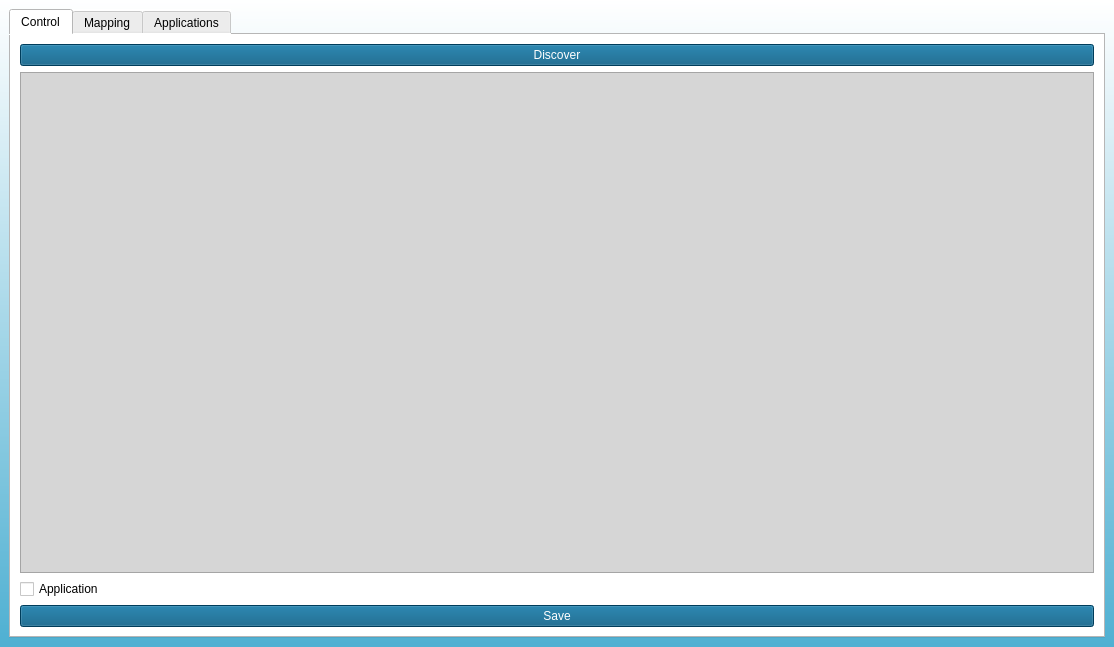
<?xml version="1.0" encoding="UTF-8"?>
<ui version="4.0">
 <class>MainWindow</class>
 <widget class="QMainWindow" name="MainWindow">
  <property name="geometry">
   <rect>
    <x>0</x>
    <y>0</y>
    <width>1114</width>
    <height>647</height>
   </rect>
  </property>
  <property name="sizePolicy">
   <sizepolicy hsizetype="Preferred" vsizetype="Preferred">
    <horstretch>0</horstretch>
    <verstretch>0</verstretch>
   </sizepolicy>
  </property>
  <property name="windowTitle">
   <string>Soma Server</string>
  </property>
  <property name="windowIcon">
   <iconset>
    <normaloff>C:/Users/lenovo/.designer/backup/resx/s_logo.png</normaloff>C:/Users/lenovo/.designer/backup/resx/s_logo.png</iconset>
  </property>
  <property name="styleSheet">
   <string notr="true">background-color: qlineargradient(spread:pad, x1:0.466, y1:0, x2:0.46, y2:1, stop:0 rgba(255, 255, 255, 255), stop:1 rgba(79, 176, 210, 255));</string>
  </property>
  <property name="iconSize">
   <size>
    <width>30</width>
    <height>30</height>
   </size>
  </property>
  <property name="unifiedTitleAndToolBarOnMac">
   <bool>true</bool>
  </property>
  <widget class="QWidget" name="centralwidget">
   <layout class="QGridLayout" name="gridLayout_2">
    <item row="0" column="0">
     <widget class="QTabWidget" name="tabWidget">
      <property name="enabled">
       <bool>true</bool>
      </property>
      <property name="palette">
       <palette>
        <active>
         <colorrole role="WindowText">
          <brush brushstyle="SolidPattern">
           <color alpha="255">
            <red>0</red>
            <green>0</green>
            <blue>0</blue>
           </color>
          </brush>
         </colorrole>
         <colorrole role="Button">
          <brush brushstyle="SolidPattern">
           <color alpha="255">
            <red>255</red>
            <green>255</green>
            <blue>255</blue>
           </color>
          </brush>
         </colorrole>
         <colorrole role="Light">
          <brush brushstyle="SolidPattern">
           <color alpha="255">
            <red>255</red>
            <green>255</green>
            <blue>255</blue>
           </color>
          </brush>
         </colorrole>
         <colorrole role="Midlight">
          <brush brushstyle="SolidPattern">
           <color alpha="255">
            <red>247</red>
            <green>247</green>
            <blue>247</blue>
           </color>
          </brush>
         </colorrole>
         <colorrole role="Dark">
          <brush brushstyle="SolidPattern">
           <color alpha="255">
            <red>120</red>
            <green>120</green>
            <blue>120</blue>
           </color>
          </brush>
         </colorrole>
         <colorrole role="Mid">
          <brush brushstyle="SolidPattern">
           <color alpha="255">
            <red>160</red>
            <green>160</green>
            <blue>160</blue>
           </color>
          </brush>
         </colorrole>
         <colorrole role="Text">
          <brush brushstyle="SolidPattern">
           <color alpha="255">
            <red>0</red>
            <green>0</green>
            <blue>0</blue>
           </color>
          </brush>
         </colorrole>
         <colorrole role="BrightText">
          <brush brushstyle="SolidPattern">
           <color alpha="255">
            <red>255</red>
            <green>255</green>
            <blue>255</blue>
           </color>
          </brush>
         </colorrole>
         <colorrole role="ButtonText">
          <brush brushstyle="SolidPattern">
           <color alpha="255">
            <red>0</red>
            <green>0</green>
            <blue>0</blue>
           </color>
          </brush>
         </colorrole>
         <colorrole role="Base">
          <brush brushstyle="SolidPattern">
           <color alpha="255">
            <red>255</red>
            <green>255</green>
            <blue>255</blue>
           </color>
          </brush>
         </colorrole>
         <colorrole role="Window">
          <brush brushstyle="SolidPattern">
           <color alpha="255">
            <red>255</red>
            <green>255</green>
            <blue>255</blue>
           </color>
          </brush>
         </colorrole>
         <colorrole role="Shadow">
          <brush brushstyle="SolidPattern">
           <color alpha="255">
            <red>0</red>
            <green>0</green>
            <blue>0</blue>
           </color>
          </brush>
         </colorrole>
         <colorrole role="AlternateBase">
          <brush brushstyle="SolidPattern">
           <color alpha="255">
            <red>247</red>
            <green>247</green>
            <blue>247</blue>
           </color>
          </brush>
         </colorrole>
         <colorrole role="ToolTipBase">
          <brush brushstyle="SolidPattern">
           <color alpha="255">
            <red>255</red>
            <green>255</green>
            <blue>220</blue>
           </color>
          </brush>
         </colorrole>
         <colorrole role="ToolTipText">
          <brush brushstyle="SolidPattern">
           <color alpha="255">
            <red>0</red>
            <green>0</green>
            <blue>0</blue>
           </color>
          </brush>
         </colorrole>
        </active>
        <inactive>
         <colorrole role="WindowText">
          <brush brushstyle="SolidPattern">
           <color alpha="255">
            <red>0</red>
            <green>0</green>
            <blue>0</blue>
           </color>
          </brush>
         </colorrole>
         <colorrole role="Button">
          <brush brushstyle="SolidPattern">
           <color alpha="255">
            <red>255</red>
            <green>255</green>
            <blue>255</blue>
           </color>
          </brush>
         </colorrole>
         <colorrole role="Light">
          <brush brushstyle="SolidPattern">
           <color alpha="255">
            <red>255</red>
            <green>255</green>
            <blue>255</blue>
           </color>
          </brush>
         </colorrole>
         <colorrole role="Midlight">
          <brush brushstyle="SolidPattern">
           <color alpha="255">
            <red>247</red>
            <green>247</green>
            <blue>247</blue>
           </color>
          </brush>
         </colorrole>
         <colorrole role="Dark">
          <brush brushstyle="SolidPattern">
           <color alpha="255">
            <red>120</red>
            <green>120</green>
            <blue>120</blue>
           </color>
          </brush>
         </colorrole>
         <colorrole role="Mid">
          <brush brushstyle="SolidPattern">
           <color alpha="255">
            <red>160</red>
            <green>160</green>
            <blue>160</blue>
           </color>
          </brush>
         </colorrole>
         <colorrole role="Text">
          <brush brushstyle="SolidPattern">
           <color alpha="255">
            <red>0</red>
            <green>0</green>
            <blue>0</blue>
           </color>
          </brush>
         </colorrole>
         <colorrole role="BrightText">
          <brush brushstyle="SolidPattern">
           <color alpha="255">
            <red>255</red>
            <green>255</green>
            <blue>255</blue>
           </color>
          </brush>
         </colorrole>
         <colorrole role="ButtonText">
          <brush brushstyle="SolidPattern">
           <color alpha="255">
            <red>0</red>
            <green>0</green>
            <blue>0</blue>
           </color>
          </brush>
         </colorrole>
         <colorrole role="Base">
          <brush brushstyle="SolidPattern">
           <color alpha="255">
            <red>255</red>
            <green>255</green>
            <blue>255</blue>
           </color>
          </brush>
         </colorrole>
         <colorrole role="Window">
          <brush brushstyle="SolidPattern">
           <color alpha="255">
            <red>255</red>
            <green>255</green>
            <blue>255</blue>
           </color>
          </brush>
         </colorrole>
         <colorrole role="Shadow">
          <brush brushstyle="SolidPattern">
           <color alpha="255">
            <red>0</red>
            <green>0</green>
            <blue>0</blue>
           </color>
          </brush>
         </colorrole>
         <colorrole role="AlternateBase">
          <brush brushstyle="SolidPattern">
           <color alpha="255">
            <red>247</red>
            <green>247</green>
            <blue>247</blue>
           </color>
          </brush>
         </colorrole>
         <colorrole role="ToolTipBase">
          <brush brushstyle="SolidPattern">
           <color alpha="255">
            <red>255</red>
            <green>255</green>
            <blue>220</blue>
           </color>
          </brush>
         </colorrole>
         <colorrole role="ToolTipText">
          <brush brushstyle="SolidPattern">
           <color alpha="255">
            <red>0</red>
            <green>0</green>
            <blue>0</blue>
           </color>
          </brush>
         </colorrole>
        </inactive>
        <disabled>
         <colorrole role="WindowText">
          <brush brushstyle="SolidPattern">
           <color alpha="255">
            <red>120</red>
            <green>120</green>
            <blue>120</blue>
           </color>
          </brush>
         </colorrole>
         <colorrole role="Button">
          <brush brushstyle="SolidPattern">
           <color alpha="255">
            <red>255</red>
            <green>255</green>
            <blue>255</blue>
           </color>
          </brush>
         </colorrole>
         <colorrole role="Light">
          <brush brushstyle="SolidPattern">
           <color alpha="255">
            <red>255</red>
            <green>255</green>
            <blue>255</blue>
           </color>
          </brush>
         </colorrole>
         <colorrole role="Midlight">
          <brush brushstyle="SolidPattern">
           <color alpha="255">
            <red>247</red>
            <green>247</green>
            <blue>247</blue>
           </color>
          </brush>
         </colorrole>
         <colorrole role="Dark">
          <brush brushstyle="SolidPattern">
           <color alpha="255">
            <red>120</red>
            <green>120</green>
            <blue>120</blue>
           </color>
          </brush>
         </colorrole>
         <colorrole role="Mid">
          <brush brushstyle="SolidPattern">
           <color alpha="255">
            <red>160</red>
            <green>160</green>
            <blue>160</blue>
           </color>
          </brush>
         </colorrole>
         <colorrole role="Text">
          <brush brushstyle="SolidPattern">
           <color alpha="255">
            <red>120</red>
            <green>120</green>
            <blue>120</blue>
           </color>
          </brush>
         </colorrole>
         <colorrole role="BrightText">
          <brush brushstyle="SolidPattern">
           <color alpha="255">
            <red>255</red>
            <green>255</green>
            <blue>255</blue>
           </color>
          </brush>
         </colorrole>
         <colorrole role="ButtonText">
          <brush brushstyle="SolidPattern">
           <color alpha="255">
            <red>120</red>
            <green>120</green>
            <blue>120</blue>
           </color>
          </brush>
         </colorrole>
         <colorrole role="Base">
          <brush brushstyle="SolidPattern">
           <color alpha="255">
            <red>255</red>
            <green>255</green>
            <blue>255</blue>
           </color>
          </brush>
         </colorrole>
         <colorrole role="Window">
          <brush brushstyle="SolidPattern">
           <color alpha="255">
            <red>255</red>
            <green>255</green>
            <blue>255</blue>
           </color>
          </brush>
         </colorrole>
         <colorrole role="Shadow">
          <brush brushstyle="SolidPattern">
           <color alpha="255">
            <red>0</red>
            <green>0</green>
            <blue>0</blue>
           </color>
          </brush>
         </colorrole>
         <colorrole role="AlternateBase">
          <brush brushstyle="SolidPattern">
           <color alpha="255">
            <red>240</red>
            <green>240</green>
            <blue>240</blue>
           </color>
          </brush>
         </colorrole>
         <colorrole role="ToolTipBase">
          <brush brushstyle="SolidPattern">
           <color alpha="255">
            <red>255</red>
            <green>255</green>
            <blue>220</blue>
           </color>
          </brush>
         </colorrole>
         <colorrole role="ToolTipText">
          <brush brushstyle="SolidPattern">
           <color alpha="255">
            <red>0</red>
            <green>0</green>
            <blue>0</blue>
           </color>
          </brush>
         </colorrole>
        </disabled>
       </palette>
      </property>
      <property name="autoFillBackground">
       <bool>false</bool>
      </property>
      <property name="styleSheet">
       <string notr="true">background-color: rgb(255, 255, 255);
</string>
      </property>
      <property name="tabShape">
       <enum>QTabWidget::Rounded</enum>
      </property>
      <property name="currentIndex">
       <number>0</number>
      </property>
      <property name="iconSize">
       <size>
        <width>20</width>
        <height>20</height>
       </size>
      </property>
      <widget class="QWidget" name="tab">
       <attribute name="icon">
        <iconset>
         <normaloff>C:/Users/lenovo/.designer/backup/resx/Google-Noto-Emoji-Objects-62971-gear.ico</normaloff>C:/Users/lenovo/.designer/backup/resx/Google-Noto-Emoji-Objects-62971-gear.ico</iconset>
       </attribute>
       <attribute name="title">
        <string>Control</string>
       </attribute>
       <layout class="QGridLayout" name="gridLayout">
        <item row="5" column="0">
         <widget class="QTableView" name="tableView">
          <property name="sizePolicy">
           <sizepolicy hsizetype="Expanding" vsizetype="Expanding">
            <horstretch>0</horstretch>
            <verstretch>0</verstretch>
           </sizepolicy>
          </property>
          <property name="styleSheet">
           <string notr="true">background-color: rgb(214, 214, 214);
selection-background-color: rgb(170, 255, 0);
font: 9pt &quot;MS Shell Dlg 2&quot;;
border-color: rgb(0, 0, 0);</string>
          </property>
          <property name="sizeAdjustPolicy">
           <enum>QAbstractScrollArea::AdjustToContents</enum>
          </property>
          <attribute name="horizontalHeaderDefaultSectionSize">
           <number>130</number>
          </attribute>
          <attribute name="horizontalHeaderMinimumSectionSize">
           <number>130</number>
          </attribute>
          <attribute name="horizontalHeaderStretchLastSection">
           <bool>true</bool>
          </attribute>
         </widget>
        </item>
        <item row="0" column="0" rowspan="2">
         <widget class="QPushButton" name="discover_button">
          <property name="styleSheet">
           <string notr="true">background-color: rgb(0, 85, 127);
color: rgb(255, 255, 255);
</string>
          </property>
          <property name="text">
           <string>Discover</string>
          </property>
         </widget>
        </item>
        <item row="7" column="0">
         <widget class="QPushButton" name="save_button">
          <property name="styleSheet">
           <string notr="true">background-color: rgb(124, 124, 124);
background-color: rgb(0, 85, 127);
color: rgb(255, 255, 255);</string>
          </property>
          <property name="text">
           <string>Save</string>
          </property>
         </widget>
        </item>
        <item row="6" column="0">
         <widget class="QCheckBox" name="application_checkBox">
          <property name="text">
           <string>Application</string>
          </property>
         </widget>
        </item>
       </layout>
      </widget>
      <widget class="QWidget" name="tab_2">
       <attribute name="icon">
        <iconset>
         <normaloff>C:/Users/lenovo/.designer/backup/resx/Custom-Icon-Design-Pretty-Office-13-Arrows-Sync.ico</normaloff>C:/Users/lenovo/.designer/backup/resx/Custom-Icon-Design-Pretty-Office-13-Arrows-Sync.ico</iconset>
       </attribute>
       <attribute name="title">
        <string>Mapping</string>
       </attribute>
       <layout class="QGridLayout" name="gridLayout_3">
        <item row="0" column="0">
         <widget class="QTableView" name="tableView_2">
          <property name="styleSheet">
           <string notr="true">background-color: rgb(232, 232, 232);</string>
          </property>
         </widget>
        </item>
        <item row="2" column="0">
         <widget class="QPushButton" name="StartOSC">
          <property name="styleSheet">
           <string notr="true">background-color: rgb(170, 255, 127);
color: rgb(0, 0, 0);</string>
          </property>
          <property name="text">
           <string>Start OSC Service</string>
          </property>
         </widget>
        </item>
        <item row="3" column="0">
         <widget class="QPushButton" name="StopOSCButton">
          <property name="styleSheet">
           <string notr="true">background-color: rgb(170, 0, 0);
color: rgb(255, 255, 255);</string>
          </property>
          <property name="text">
           <string>Stop OSC Service</string>
          </property>
         </widget>
        </item>
       </layout>
      </widget>
      <widget class="QWidget" name="tab_3">
       <attribute name="icon">
        <iconset>
         <normaloff>C:/Users/lenovo/.designer/backup/resx/Oxygen-Icons.org-Oxygen-Apps-preferences-system-windows.ico</normaloff>C:/Users/lenovo/.designer/backup/resx/Oxygen-Icons.org-Oxygen-Apps-preferences-system-windows.ico</iconset>
       </attribute>
       <attribute name="title">
        <string>Applications</string>
       </attribute>
       <widget class="QPushButton" name="Soma_Mattress_pushButton">
        <property name="geometry">
         <rect>
          <x>20</x>
          <y>20</y>
          <width>181</width>
          <height>23</height>
         </rect>
        </property>
        <property name="palette">
         <palette>
          <active>
           <colorrole role="WindowText">
            <brush brushstyle="SolidPattern">
             <color alpha="255">
              <red>255</red>
              <green>255</green>
              <blue>255</blue>
             </color>
            </brush>
           </colorrole>
           <colorrole role="Button">
            <brush brushstyle="SolidPattern">
             <color alpha="255">
              <red>0</red>
              <green>85</green>
              <blue>127</blue>
             </color>
            </brush>
           </colorrole>
           <colorrole role="Text">
            <brush brushstyle="SolidPattern">
             <color alpha="255">
              <red>255</red>
              <green>255</green>
              <blue>255</blue>
             </color>
            </brush>
           </colorrole>
           <colorrole role="ButtonText">
            <brush brushstyle="SolidPattern">
             <color alpha="255">
              <red>255</red>
              <green>255</green>
              <blue>255</blue>
             </color>
            </brush>
           </colorrole>
           <colorrole role="Base">
            <brush brushstyle="SolidPattern">
             <color alpha="255">
              <red>0</red>
              <green>85</green>
              <blue>127</blue>
             </color>
            </brush>
           </colorrole>
           <colorrole role="Window">
            <brush brushstyle="SolidPattern">
             <color alpha="255">
              <red>0</red>
              <green>85</green>
              <blue>127</blue>
             </color>
            </brush>
           </colorrole>
          </active>
          <inactive>
           <colorrole role="WindowText">
            <brush brushstyle="SolidPattern">
             <color alpha="255">
              <red>255</red>
              <green>255</green>
              <blue>255</blue>
             </color>
            </brush>
           </colorrole>
           <colorrole role="Button">
            <brush brushstyle="SolidPattern">
             <color alpha="255">
              <red>0</red>
              <green>85</green>
              <blue>127</blue>
             </color>
            </brush>
           </colorrole>
           <colorrole role="Text">
            <brush brushstyle="SolidPattern">
             <color alpha="255">
              <red>255</red>
              <green>255</green>
              <blue>255</blue>
             </color>
            </brush>
           </colorrole>
           <colorrole role="ButtonText">
            <brush brushstyle="SolidPattern">
             <color alpha="255">
              <red>255</red>
              <green>255</green>
              <blue>255</blue>
             </color>
            </brush>
           </colorrole>
           <colorrole role="Base">
            <brush brushstyle="SolidPattern">
             <color alpha="255">
              <red>0</red>
              <green>85</green>
              <blue>127</blue>
             </color>
            </brush>
           </colorrole>
           <colorrole role="Window">
            <brush brushstyle="SolidPattern">
             <color alpha="255">
              <red>0</red>
              <green>85</green>
              <blue>127</blue>
             </color>
            </brush>
           </colorrole>
          </inactive>
          <disabled>
           <colorrole role="WindowText">
            <brush brushstyle="SolidPattern">
             <color alpha="255">
              <red>255</red>
              <green>255</green>
              <blue>255</blue>
             </color>
            </brush>
           </colorrole>
           <colorrole role="Button">
            <brush brushstyle="SolidPattern">
             <color alpha="255">
              <red>0</red>
              <green>85</green>
              <blue>127</blue>
             </color>
            </brush>
           </colorrole>
           <colorrole role="Text">
            <brush brushstyle="SolidPattern">
             <color alpha="255">
              <red>255</red>
              <green>255</green>
              <blue>255</blue>
             </color>
            </brush>
           </colorrole>
           <colorrole role="ButtonText">
            <brush brushstyle="SolidPattern">
             <color alpha="255">
              <red>255</red>
              <green>255</green>
              <blue>255</blue>
             </color>
            </brush>
           </colorrole>
           <colorrole role="Base">
            <brush brushstyle="SolidPattern">
             <color alpha="255">
              <red>0</red>
              <green>85</green>
              <blue>127</blue>
             </color>
            </brush>
           </colorrole>
           <colorrole role="Window">
            <brush brushstyle="SolidPattern">
             <color alpha="255">
              <red>0</red>
              <green>85</green>
              <blue>127</blue>
             </color>
            </brush>
           </colorrole>
          </disabled>
         </palette>
        </property>
        <property name="styleSheet">
         <string notr="true">background-color: rgb(0, 85, 127);
color: rgb(255, 255, 255);
</string>
        </property>
        <property name="text">
         <string>Soma Mattress</string>
        </property>
       </widget>
      </widget>
     </widget>
    </item>
   </layout>
  </widget>
 </widget>
 <resources/>
 <connections/>
</ui>
